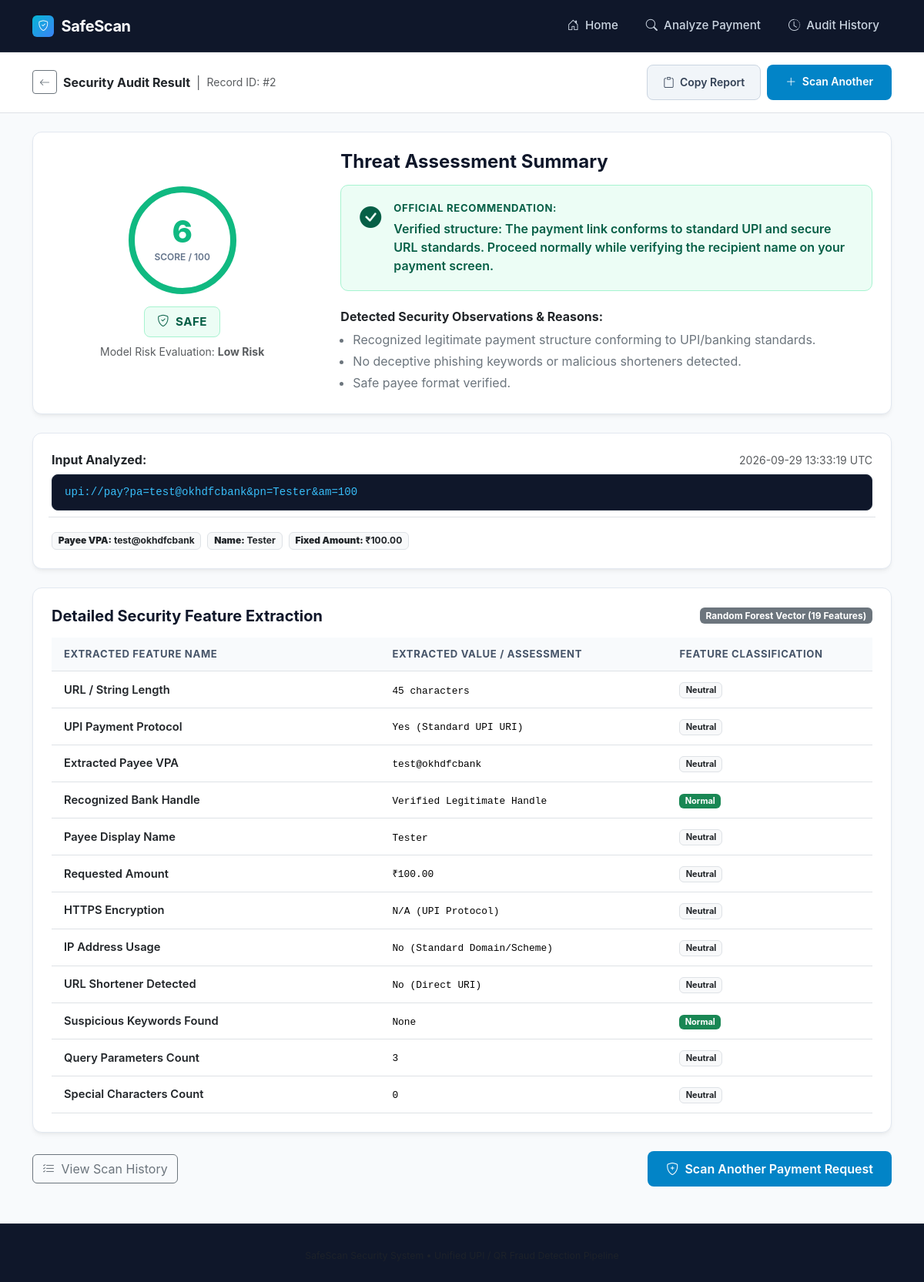
Page /result/2 on the committed database.
### tables this page shows
CREATE TABLE scans (
            id INTEGER PRIMARY KEY AUTOINCREMENT,
            input_data TEXT NOT NULL,
            prediction TEXT NOT NULL,
            risk_score INTEGER NOT NULL,
            features TEXT NOT NULL,
            created_at TIMESTAMP DEFAULT CURRENT_TIMESTAMP
        );

### SafeScan/app.py (the view)
@app.route('/result/<int:scan_id>')
def result(scan_id):
    scan = get_scan_by_id(scan_id)
    if not scan:
        flash(f'Scan report #{scan_id} not found.', 'danger')
        return redirect(url_for('analyze'))
    return render_template('result.html', scan=scan, analysis=scan['features'])

### SafeScan/database.py (called while the page is built, shortened)
def get_db_path() -> str:
    return os.path.join(CURRENT_DIR, 'safescan.db')

def get_connection():
    conn = sqlite3.connect(get_db_path())
    conn.row_factory = sqlite3.Row
    return conn

def get_scan_by_id(scan_id: int):
    conn = get_connection()
    cursor = conn.cursor()
    cursor.execute("""
        SELECT id, input_data, prediction, risk_score, features, created_at
        FROM scans
        WHERE id = ?
    """, (scan_id,))
    row = cursor.fetchone()
    conn.close()
    if not row:
        return None
    try:
        feat_dict = json.loads(row['features'])
    except Exception:
        feat_dict = {}
    return {
        'id': row['id'],
        'input_data': row['input_data'],
        'prediction': row['prediction'],
        'risk_score': row['risk_score'],
        'features': feat_dict,
        'created_at': row['created_at']
    }

### SafeScan/templates/result.html (shortened to what this page needs)
<!DOCTYPE html>
<html lang="en">
<head>
  <link href="https://cdn.jsdelivr.net/npm/bootstrap@5.3.3/dist/css/bootstrap.min.css" rel="stylesheet">
  <link rel="stylesheet" href="https://cdn.jsdelivr.net/npm/bootstrap-icons@1.11.3/font/bootstrap-icons.min.css">
  <link rel="stylesheet" href="{{ url_for('static', filename='css/style.css') }}">
</head>
<body>
  <nav class="navbar navbar-expand-lg navbar-safescan">
    <div class="container">
      <a class="navbar-brand navbar-brand-logo" href="{{ url_for('index') }}">
        <div class="navbar-brand-shield">
          <i class="bi bi-shield-check"></i>
        </div>
        <span>SafeScan</span>
      </a>
      <div class="collapse navbar-collapse" id="navMenu">
        <ul class="navbar-nav ms-auto align-items-lg-center gap-1">
          <li class="nav-item">
            <a class="nav-link nav-link-custom" href="{{ url_for('index') }}">
              <i class="bi bi-house-door me-1"></i> Home
            </a>
          </li>
          <li class="nav-item">
            <a class="nav-link nav-link-custom" href="{{ url_for('analyze') }}">
              <i class="bi bi-search me-1"></i> Analyze Payment
            </a>
          </li>
          <li class="nav-item">
            <a class="nav-link nav-link-custom" href="{{ url_for('history') }}">
              <i class="bi bi-clock-history me-1"></i> Audit History
            </a>
          </li>
        </ul>
      </div>
    </div>
  </nav>
  <div class="bg-white border-bottom py-3 mb-4">
    <div class="container d-flex flex-column flex-md-row justify-content-between align-items-md-center gap-2">
      <div class="d-flex align-items-center gap-2">
        <a href="{{ url_for('analyze') }}" class="btn btn-sm btn-outline-secondary">
          <i class="bi bi-arrow-left"></i>
        </a>
        <span class="fw-bold text-dark">Security Audit Result</span>
        <span class="text-muted">|</span>
        <span class="text-muted small">Record ID: #{{ scan.id }}</span>
      </div>
      <div class="d-flex gap-2">
        <button
          id="btn-copy-report"
          class="btn btn-sm btn-secondary-action"
          data-report="SafeScan Threat Report&#10;Record: #{{ scan.id }}&#10;Prediction: {{ scan.prediction }}&#10;Risk Score: {{ scan.risk_score }}/100&#10;Input: {{ scan.input_data }}&#10;Recommendation: {{ analysis.recommendation }}"
        >
          <i class="bi bi-clipboard me-1"></i> Copy Report
        </button>
        <a href="{{ url_for('analyze') }}" class="btn btn-sm btn-primary-action">
          <i class="bi bi-plus-lg me-1"></i> Scan Another
        </a>
      </div>
    </div>
  </div>
  <main class="container mb-5">
    <div class="card-security p-4 mb-4">
      <div class="row align-items-center g-4">
        <div class="col-md-4 text-center border-end-md">
          <div class="risk-meter-container">
            <div class="risk-circle {% if scan.risk_score <= 30 %}safe{% elif scan.risk_score <= 70 %}suspicious{% else %}danger{% endif %}">
              <span class="risk-circle-number">{{ scan.risk_score }}</span>
              <span class="risk-circle-label">Score / 100</span>
            </div>
            <div>
              {% if scan.prediction == 'SAFE' %}
                <div class="badge-status badge-status-safe">
                  <i class="bi bi-shield-check"></i>
                  <span>SAFE</span>
                </div>
              {% elif scan.prediction == 'SUSPICIOUS' %}
                <div class="badge-status badge-status-suspicious">
                  <i class="bi bi-exclamation-triangle"></i>
                  <span>SUSPICIOUS</span>
                </div>
              {% else %}
                <div class="badge-status badge-status-danger">
                  <i class="bi bi-shield-x"></i>
                  <span>HIGH RISK / FRAUD</span>
                </div>
              {% endif %}
            </div>
            <div class="text-muted small mt-2">
              Model Risk Evaluation: <strong>{{ analysis.risk_level_text }}</strong>
            </div>
          </div>
        </div>
        <div class="col-md-8 ps-md-4">
          <h4 class="fw-bold mb-3">Threat Assessment Summary</h4>
          <div class="recommendation-box mb-4 {% if scan.risk_score <= 30 %}recommendation-safe{% elif scan.risk_score <= 70 %}recommendation-suspicious{% else %}recommendation-danger{% endif %}">
            <div class="fs-3">
              {% if scan.risk_score <= 30 %}
                <i class="bi bi-check-circle-fill"></i>
              {% elif scan.risk_score <= 70 %}
                <i class="bi bi-exclamation-diamond-fill"></i>
              {% else %}
                <i class="bi bi-x-octagon-fill"></i>
              {% endif %}
            </div>
            <div>
              <div class="fw-bold mb-1 text-uppercase" style="letter-spacing: 0.05em; font-size: 0.82rem;">
                Official Recommendation:
              </div>
              <div class="fw-semibold">
                {{ analysis.recommendation }}
              </div>
            </div>
          </div>
          <div>
            <h6 class="fw-bold text-dark mb-2">Detected Security Observations & Reasons:</h6>
            <ul class="mb-0 ps-3">
              {% for reason in analysis.reasons %}
                <li class="mb-1 text-secondary">{{ reason }}</li>
              {% endfor %}
            </ul>
          </div>
        </div>
      </div>
    </div>
    <div class="card-security p-4 mb-4">
      <div class="d-flex justify-content-between align-items-center mb-2">
        <h6 class="fw-bold text-dark mb-0">Input Analyzed:</h6>
        <span class="text-muted small">{{ scan.created_at }} UTC</span>
      </div>
      <div class="mono-snippet">
        {{ scan.input_data }}
      </div>
      {% if analysis.parsed_vpa or analysis.payee_name or analysis.amount %}
        <div class="row g-2 mt-2 pt-2 border-top">
          {% if analysis.parsed_vpa %}
          <div class="col-auto">
            <span class="badge bg-light text-dark border">
              <strong>Payee VPA:</strong> {{ analysis.parsed_vpa }}
            </span>
          </div>
          {% endif %}
          {% if analysis.payee_name %}
          <div class="col-auto">
            <span class="badge bg-light text-dark border">
              <strong>Name:</strong> {{ analysis.payee_name }}
            </span>
          </div>
          {% endif %}
          {% if analysis.amount > 0 %}
          <div class="col-auto">
            <span class="badge bg-light text-dark border">
              <strong>Fixed Amount:</strong> ₹{{ "{:,.2f}".format(analysis.amount) }}
            </span>
          </div>
          {% endif %}
        </div>
      {% endif %}
    </div>
    <div class="card-security p-4 mb-4">
      <div class="d-flex justify-content-between align-items-center mb-3">
        <h5 class="fw-bold mb-0">Detailed Security Feature Extraction</h5>
        <span class="badge bg-secondary">Random Forest Vector (19 Features)</span>
      </div>
      <div class="table-responsive">
        <table class="table table-hover table-features align-middle mb-0">
          <thead>
            <tr>
              <th style="width: 40%;">Extracted Feature Name</th>
              <th style="width: 35%;">Extracted Value / Assessment</th>
              <th style="width: 25%;">Feature Classification</th>
            </tr>
          </thead>
          <tbody>
            {% for fname, fval in analysis.detected_features.items() %}
            <tr>
              <td class="fw-semibold text-dark">{{ fname }}</td>
              <td>
                <span class="font-monospace small">{{ fval }}</span>
              </td>
              <td>
                {% if 'Insecure' in fval|string or 'Yes (Direct IP' in fval|string or 'Yes (Concealed' in fval|string %}
                  <span class="badge bg-danger">Flagged Risk</span>
                {% elif 'None' in fval|string or 'Secure' in fval|string or 'Verified' in fval|string %}
                  <span class="badge bg-success">Normal</span>
                {% else %}
                  <span class="badge bg-light text-dark border">Neutral</span>
                {% endif %}
              </td>
            </tr>
            {% endfor %}
          </tbody>
        </table>
      </div>
    </div>
    <div class="d-flex justify-content-between align-items-center">
      <a href="{{ url_for('history') }}" class="btn btn-outline-secondary">
        <i class="bi bi-list-check me-1"></i> View Scan History
      </a>
      <a href="{{ url_for('analyze') }}" class="btn btn-primary-action">
        <i class="bi bi-shield-plus me-1"></i> Scan Another Payment Request
      </a>
    </div>
  </main>
  <footer>
    <div class="container text-center text-muted small">
    </div>
  </footer>
</body>
</html>

### SafeScan/static/css/style.css (style rules this page uses)
:root { --primary-navy: #0f172a; --secondary-navy: #1e293b; --accent-cyan: #06b6d4; --accent-cyan-hover: #0891b2; --safe-green: #10b981; --safe-green-bg: #ecfdf5; --suspicious-amber: #f59e0b; --suspicious-amber-bg: #fffbeb; --fraud-red: #ef4444; --fraud-red-bg: #fef2f2; --text-dark: #0f172a; --text-muted: #64748b; --border-color: #e2e8f0; --card-bg: #ffffff; --app-bg: #f8fafc; }
body { font-family: -apple-system, BlinkMacSystemFont, "Segoe UI", Roboto, "Helvetica Neue", Arial, sans-serif; background-color: var(--app-bg); color: var(--text-dark); min-height: 100vh; display: flex; flex-direction: column; }
.navbar-safescan { background-color: var(--primary-navy); border-bottom: 1px solid rgba(255, 255, 255, 0.1); padding: 0.85rem 1rem; }
.navbar-brand-logo { display: flex; align-items: center; gap: 0.6rem; font-weight: 700; font-size: 1.25rem; color: #ffffff !important; letter-spacing: -0.02em; }
.navbar-brand-shield { width: 28px; height: 28px; background: linear-gradient(135deg, var(--accent-cyan), #3b82f6); border-radius: 6px; display: flex; align-items: center; justify-content: center; color: #fff; font-weight: 800; font-size: 0.85rem; }
.nav-link-custom { color: #cbd5e1 !important; font-weight: 500; font-size: 0.95rem; padding: 0.5rem 1rem !important; border-radius: 6px; transition: all 0.2s ease; }
.card-security { background-color: var(--card-bg); border: 1px solid var(--border-color); border-radius: 12px; box-shadow: 0 4px 6px -1px rgba(0, 0, 0, 0.05), 0 2px 4px -2px rgba(0, 0, 0, 0.05); transition: transform 0.2s ease, box-shadow 0.2s ease; }
.risk-meter-container { display: flex; flex-direction: column; align-items: center; justify-content: center; padding: 1.5rem; }
.risk-circle { width: 140px; height: 140px; border-radius: 50%; display: flex; flex-direction: column; align-items: center; justify-content: center; border: 8px solid; position: relative; background-color: #ffffff; margin-bottom: 1rem; }
.risk-circle.safe { border-color: var(--safe-green); color: var(--safe-green); }
.risk-circle-number { font-size: 2.5rem; font-weight: 800; line-height: 1; }
.risk-circle-label { font-size: 0.75rem; font-weight: 600; text-transform: uppercase; color: var(--text-muted); margin-top: 4px; }
.badge-status { padding: 0.5rem 1rem; font-weight: 700; font-size: 0.95rem; letter-spacing: 0.03em; border-radius: 8px; display: inline-flex; align-items: center; gap: 0.5rem; }
.badge-status-safe { background-color: var(--safe-green-bg); color: #065f46; border: 1px solid #a7f3d0; }
.mono-snippet { font-family: ui-monospace, SFMono-Regular, Menlo, Monaco, Consolas, "Liberation Mono", monospace; background-color: #0f172a; color: #38bdf8; padding: 0.75rem 1rem; border-radius: 8px; word-break: break-all; font-size: 0.88rem; border: 1px solid #1e293b; }
.table-features th { background-color: #f8fafc; color: #475569; font-size: 0.82rem; text-transform: uppercase; letter-spacing: 0.05em; padding: 0.75rem 1rem; }
.table-features td { padding: 0.75rem 1rem; font-size: 0.92rem; vertical-align: middle; }
.recommendation-box { border-radius: 10px; padding: 1.25rem 1.5rem; display: flex; align-items: flex-start; gap: 1rem; }
.recommendation-safe { background-color: var(--safe-green-bg); border: 1px solid #a7f3d0; color: #065f46; }
.btn-primary-action { background-color: #0284c7; border: none; color: #ffffff; font-weight: 600; padding: 0.7rem 1.5rem; border-radius: 8px; transition: all 0.2s ease; }
.btn-secondary-action { background-color: #f1f5f9; border: 1px solid #cbd5e1; color: #334155; font-weight: 600; padding: 0.7rem 1.25rem; border-radius: 8px; transition: all 0.2s ease; }
footer { margin-top: auto; background-color: var(--primary-navy); color: #94a3b8; padding: 2rem 0 1.5rem 0; font-size: 0.88rem; border-top: 1px solid rgba(255, 255, 255, 0.08); }

### rows in the picture
scans: id "2", risk_score "6", created_at "2026-09-29 13:33:19", input_data "upi://pay?pa=test@okhdfcbank&pn=Tester&am=100"

### other values in the picture
{{ analysis.risk_level_text }} "Low Risk"
{{ analysis.recommendation }} "Verified structure: The payment link conforms to standard UPI and secure URL standards. Proceed normally while verifying the recipient name on your payment screen."
{{ reason }} "Recognized legitimate payment structure conforming to UPI/banking standards." "No deceptive phishing keywords or malicious shorteners detected." "Safe payee format verified."
{{ analysis.parsed_vpa }} "test@okhdfcbank"
{{ analysis.payee_name }} "Tester"
{{ "{:,.2f}".format(analysis.amount) }} "100.00"
{{ fname }} "URL / String Length" "UPI Payment Protocol" "Extracted Payee VPA" "Recognized Bank Handle" "Payee Display Name" "Requested Amount" "HTTPS Encryption" "IP Address Usage" "URL Shortener Detected" "Suspicious Keywords Found" "Query Parameters Count" "Special Characters Count"
{{ fval }} "45 characters" "Yes (Standard UPI URI)" "test@okhdfcbank" "Verified Legitimate Handle" "Tester" "₹100.00" "N/A (UPI Protocol)" "No (Standard Domain/Scheme)" "No (Direct URI)" "None" "3" "0"
